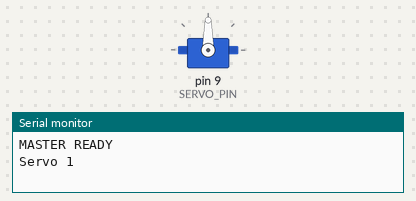
The sketch below on a simulated Arduino Uno, built with avr-gcc and run on an emulated ATmega328P. Parts: servo, the last lines printed to the serial monitor.

Above: at 0.05 s.
At 3.0 s:
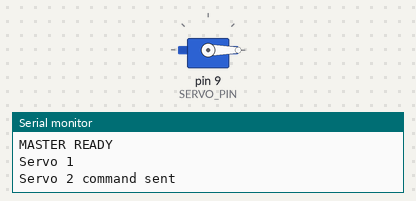
Timing chart, 0 to 6.9 s (numbered marks = the images above):
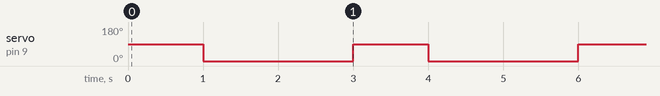

Measured:
- by itself, servo on pin 9 (SERVO_PIN): alternates 90° for 1.0 s and 0° for 2.0 s

The sketch:

servo_sequence_master.ino
```cpp
#include <SPI.h>
#include <mcp_can.h>
#include <Servo.h>

#define CAN_CS 10
#define SERVO_PIN 9

MCP_CAN CAN0(CAN_CS);
Servo servo1;

void setup() {
  Serial.begin(115200);

  servo1.attach(SERVO_PIN);
  servo1.write(0);

  if (CAN0.begin(MCP_ANY, CAN_500KBPS, MCP_8MHZ) != CAN_OK) {
    Serial.println("CAN INIT FAILED");
    while (1);
  }

  CAN0.setMode(MCP_NORMAL);
  Serial.println("MASTER READY");
}

void loop() {
  Serial.println("Servo 1");
  servo1.write(90);
  delay(1000);
  servo1.write(0);
  delay(500);

  byte data[1] = {1};
  if (CAN0.sendMsgBuf(0x100, 0, 1, data) == CAN_OK) {
    Serial.println("Servo 2 command sent");
  } else {
    Serial.println("CAN SEND FAILED");
  }

  // Give Servo 2 its one-second movement period, then a break.
  delay(1000);
  delay(500);
}
```
